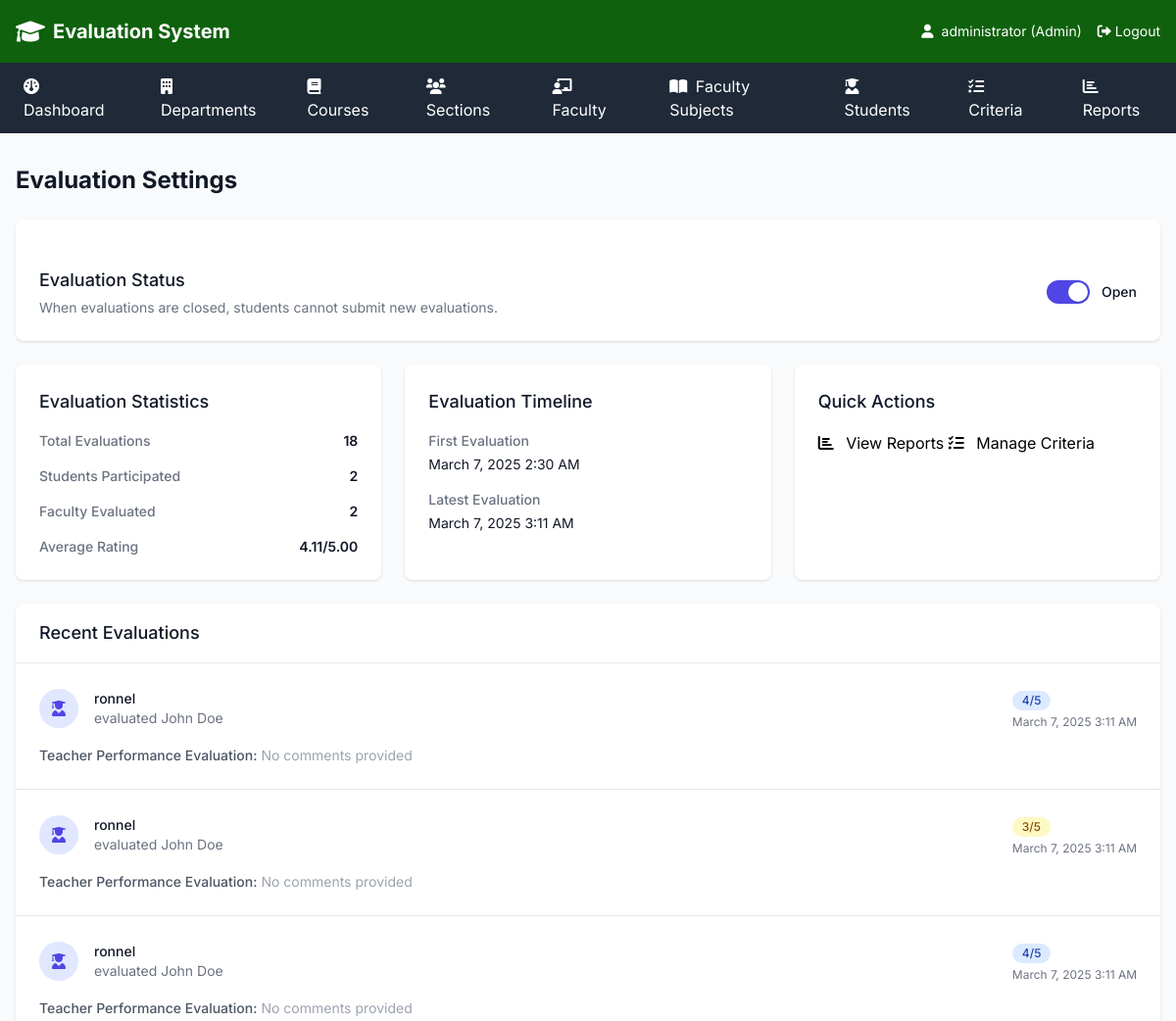
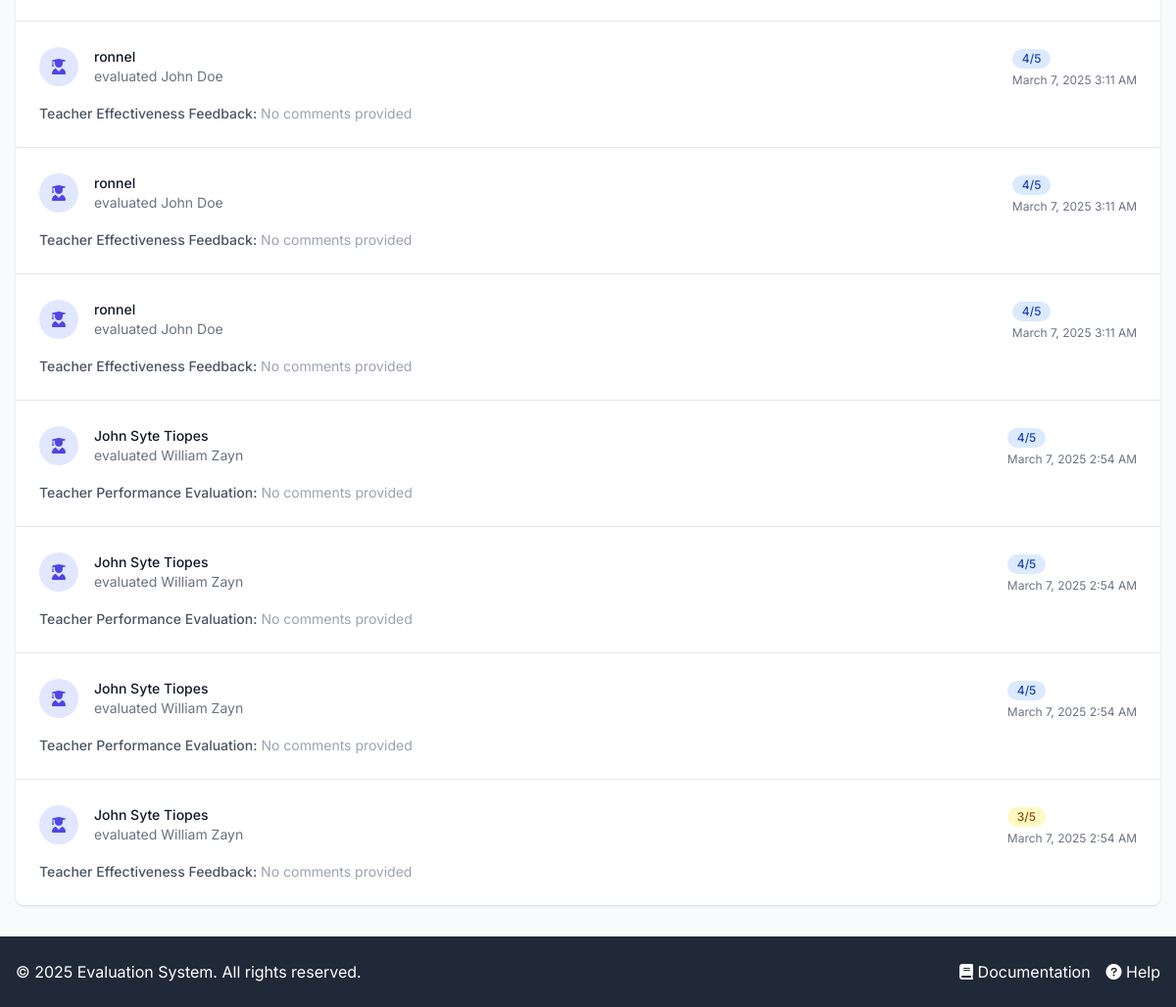
The page /admin/evaluation_settings.php (signed in) on the database its author committed (2 pictures, top to bottom).
### tables this page shows
CREATE TABLE `evaluation_settings` (
  `setting_id` int(11) NOT NULL,
  `is_open` tinyint(1) DEFAULT 1,
  `evaluation_id` int(11) NOT NULL
);

CREATE TABLE `evaluation` (
  `evaluation_id` int(11) NOT NULL,
  `faculty_id` int(11) NOT NULL,
  `student_id` int(11) NOT NULL,
  `criteria_id` int(11) NOT NULL,
  `rating` int(11) DEFAULT NULL CHECK (`rating` between 1 and 5),
  `comments` text DEFAULT NULL,
  `evaluation_date` timestamp NOT NULL DEFAULT current_timestamp()
);

CREATE TABLE `students` (
  `student_id` int(11) NOT NULL,
  `name` varchar(100) NOT NULL,
  `section_id` int(11) NOT NULL,
  `username` varchar(50) NOT NULL,
  `password` varchar(255) NOT NULL
);

CREATE TABLE `faculty` (
  `faculty_id` int(11) NOT NULL,
  `name` varchar(100) NOT NULL,
  `department_id` int(11) NOT NULL,
  `email` varchar(100) NOT NULL
);

CREATE TABLE `criteria` (
  `criteria_id` int(11) NOT NULL,
  `title` varchar(100) NOT NULL,
  `question` text NOT NULL
);

### includes/functions.php (called while the page is built, shortened)
<?php
function is_evaluation_open($conn) {
    $result = $conn->query("SELECT is_open FROM evaluation_settings ORDER BY setting_id DESC LIMIT 1");
    if ($row = $result->fetch_assoc()) {
        return $row['is_open'];
    }
    return true;
}
function format_date($date) {
    return date('F j, Y g:i A', strtotime($date));
}
function get_rating_class($rating) {
    if ($rating >= 4.0) return 'bg-blue-100 text-blue-800';
    if ($rating >= 3.0) return 'bg-yellow-100 text-yellow-800';
    return 'bg-red-100 text-red-800';
}
?>

### admin/evaluation_settings.php (the view, shortened to what this page needs)
<?php
require_once '../includes/header.php';
require_once '../includes/functions.php';
$is_open = is_evaluation_open($conn);
$stats = $conn->query("
    SELECT
        COUNT(DISTINCT student_id) as total_students,
        COUNT(DISTINCT faculty_id) as total_faculty,
        COUNT(*) as total_evaluations,
        MIN(evaluation_date) as first_evaluation,
        MAX(evaluation_date) as last_evaluation,
        AVG(rating) as average_rating
    FROM evaluation
")->fetch_assoc();
$recent_evaluations = $conn->query("
    SELECT e.*, f.name as faculty_name, s.name as student_name, c.title as criteria_title
    FROM evaluation e
    JOIN faculty f ON e.faculty_id = f.faculty_id
    JOIN students s ON e.student_id = s.student_id
    JOIN criteria c ON e.criteria_id = c.criteria_id
    ORDER BY e.evaluation_date DESC
    LIMIT 10
");
?>
<div class="space-y-6">
    <div class="flex justify-between items-center">
        <h1 class="text-2xl font-bold text-gray-900">Evaluation Settings</h1>
    </div>
    <div class="bg-white rounded-lg shadow overflow-hidden">
        <div class="p-6">
            <form method="POST" class="space-y-6">
                <div>
                    <div class="flex items-center justify-between">
                        <div>
                            <h3 class="text-lg font-medium text-gray-900">Evaluation Status</h3>
                            <p class="mt-1 text-sm text-gray-500">
                                When evaluations are closed, students cannot submit new evaluations.
                            </p>
                        </div>
                        <div class="flex items-center">
                            <button type="submit"
                                class="relative inline-flex flex-shrink-0 h-6 w-11 border-2 border-transparent rounded-full cursor-pointer transition-colors ease-in-out duration-200 focus:outline-none focus:ring-2 focus:ring-offset-2 focus:ring-indigo-500 <?php echo $is_open ? 'bg-indigo-600' : 'bg-gray-200'; ?>">
                                <span aria-hidden="true"
                                    class="pointer-events-none inline-block h-5 w-5 rounded-full bg-white shadow transform ring-0 transition ease-in-out duration-200 <?php echo $is_open ? 'translate-x-5' : 'translate-x-0'; ?>">
                                </span>
                            </button>
                            <span class="ml-3 text-sm font-medium text-gray-900">
                                <?php echo $is_open ? 'Open' : 'Closed'; ?>
                            </span>
                        </div>
                    </div>
                </div>
            </form>
        </div>
    </div>
    <div class="grid grid-cols-1 md:grid-cols-3 gap-6">
        <div class="bg-white rounded-lg shadow overflow-hidden">
            <div class="p-6">
                <h3 class="text-lg font-medium text-gray-900">Evaluation Statistics</h3>
                <dl class="mt-4 space-y-4">
                    <div class="flex justify-between">
                        <dt class="text-sm font-medium text-gray-500">Total Evaluations</dt>
                        <dd class="text-sm font-semibold text-gray-900">
                            <?php echo number_format($stats['total_evaluations']); ?>
                        </dd>
                    </div>
                    <div class="flex justify-between">
                        <dt class="text-sm font-medium text-gray-500">Students Participated</dt>
                        <dd class="text-sm font-semibold text-gray-900">
                            <?php echo number_format($stats['total_students']); ?>
                        </dd>
                    </div>
                    <div class="flex justify-between">
                        <dt class="text-sm font-medium text-gray-500">Faculty Evaluated</dt>
                        <dd class="text-sm font-semibold text-gray-900">
                            <?php echo number_format($stats['total_faculty']); ?>
                        </dd>
                    </div>
                    <div class="flex justify-between">
                        <dt class="text-sm font-medium text-gray-500">Average Rating</dt>
                        <dd class="text-sm font-semibold text-gray-900">
                            <?php echo $stats['average_rating'] !== null ? number_format($stats['average_rating'], 2) : 'N/A'; ?>/5.00
                        </dd>
                    </div>
                </dl>
            </div>
        </div>
        <div class="bg-white rounded-lg shadow overflow-hidden">
            <div class="p-6">
                <h3 class="text-lg font-medium text-gray-900">Evaluation Timeline</h3>
                <dl class="mt-4 space-y-4">
                    <?php if ($stats['first_evaluation']): ?>
                        <div>
                            <dt class="text-sm font-medium text-gray-500">First Evaluation</dt>
                            <dd class="mt-1 text-sm text-gray-900">
                                <?php echo format_date($stats['first_evaluation']); ?>
                            </dd>
                        </div>
                        <div>
                            <dt class="text-sm font-medium text-gray-500">Latest Evaluation</dt>
                            <dd class="mt-1 text-sm text-gray-900">
                                <?php echo format_date($stats['last_evaluation']); ?>
                            </dd>
                        </div>
                    <?php else: ?>
                        <p class="text-sm text-gray-500">No evaluations submitted yet</p>
                    <?php endif; ?>
                </dl>
            </div>
        </div>
        <div class="bg-white rounded-lg shadow overflow-hidden">
            <div class="p-6">
                <h3 class="text-lg font-medium text-gray-900">Quick Actions</h3>
                <div class="mt-4 space-y-4">
                    <a href="reports.php" class="btn-secondary w-full justify-center">
                        <i class="fas fa-chart-bar mr-2"></i> View Reports
                    </a>
                    <a href="criteria.php" class="btn-secondary w-full justify-center">
                        <i class="fas fa-list-check mr-2"></i> Manage Criteria
                    </a>
                </div>
            </div>
        </div>
    </div>
    <div class="bg-white rounded-lg shadow overflow-hidden">
        <div class="px-6 py-4 border-b border-gray-200">
            <h3 class="text-lg font-medium text-gray-900">Recent Evaluations</h3>
        </div>
        <div class="divide-y divide-gray-200">
            <?php if ($recent_evaluations->num_rows > 0): ?>
                <?php while ($eval = $recent_evaluations->fetch_assoc()): ?>
                    <div class="p-6">
                        <div class="flex items-center justify-between">
                            <div class="flex items-center">
                                <div class="flex-shrink-0">
                                    <div class="h-10 w-10 rounded-full bg-indigo-100 flex items-center justify-center">
                                        <i class="fas fa-user-graduate text-indigo-600"></i>
                                    </div>
                                </div>
                                <div class="ml-4">
                                    <h4 class="text-sm font-medium text-gray-900">
                                        <?php echo htmlspecialchars($eval['student_name']); ?>
                                    </h4>
                                    <p class="text-sm text-gray-500">
                                        evaluated <?php echo htmlspecialchars($eval['faculty_name']); ?>
                                    </p>
                                </div>
                            </div>
                            <div class="ml-4 flex-shrink-0">
                                <span class="inline-flex items-center px-2.5 py-0.5 rounded-full text-xs font-medium <?php echo get_rating_class($eval['rating']); ?>">
                                    <?php echo $eval['rating']; ?>/5
                                </span>
                                <div class="mt-1 text-xs text-gray-500">
                                    <?php echo format_date($eval['evaluation_date']); ?>
                                </div>
                            </div>
                        </div>
                        <div class="mt-4">
                            <p class="text-sm text-gray-600">
                                <span class="font-medium"><?php echo htmlspecialchars($eval['criteria_title']); ?>:</span>
                                <?php if (!empty($eval['comments'])): ?>
                                    "<?php echo htmlspecialchars($eval['comments']); ?>"
                                <?php else: ?>
                                    <span class="text-gray-400">No comments provided</span>
                                <?php endif; ?>
                            </p>
                        </div>
                    </div>
                <?php endwhile; ?>
            <?php else: ?>
                <div class="p-6 text-center text-gray-500">
                    No evaluations submitted yet
                </div>
            <?php endif; ?>
        </div>
    </div>
</div>
<?php require_once '../includes/footer.php'; ?>

### includes/header.php (style rules this page uses)
body { font-family: 'Inter', sans-serif; }

### admin/evaluation_settings.php (style rules this page uses)
.btn-secondary { @apply inline-flex justify-center py-2 px-4 border border-gray-300 shadow-sm text-sm font-medium rounded-md text-gray-700 bg-white hover:bg-gray-50 focus:outline-none focus:ring-2 focus:ring-offset-2 focus:ring-indigo-500; }

### rows shown on the page
evaluation: student.name "ronnel", faculty.name "John Doe", rating "4", evaluation_date "March 7, 2025 3:11 AM", criteria.title "Teacher Performance Evaluation", comments "No comments provided"
evaluation: student.name "ronnel", faculty.name "John Doe", rating "3", evaluation_date "March 7, 2025 3:11 AM", criteria.title "Teacher Performance Evaluation", comments "No comments provided"
evaluation: student.name "ronnel", faculty.name "John Doe", rating "4", evaluation_date "March 7, 2025 3:11 AM", criteria.title "Teacher Performance Evaluation", comments "No comments provided"
evaluation: student.name "ronnel", faculty.name "John Doe", rating "4", evaluation_date "March 7, 2025 3:11 AM", criteria.title "Teacher Effectiveness Feedback", comments "No comments provided"
evaluation: student.name "ronnel", faculty.name "John Doe", rating "4", evaluation_date "March 7, 2025 3:11 AM", criteria.title "Teacher Effectiveness Feedback", comments "No comments provided"
evaluation: student.name "ronnel", faculty.name "John Doe", rating "4", evaluation_date "March 7, 2025 3:11 AM", criteria.title "Teacher Effectiveness Feedback", comments "No comments provided"
evaluation: student.name "John Syte Tiopes", faculty.name "William Zayn", rating "4", evaluation_date "March 7, 2025 2:54 AM", criteria.title "Teacher Performance Evaluation", comments "No comments provided"
evaluation: student.name "John Syte Tiopes", faculty.name "William Zayn", rating "4", evaluation_date "March 7, 2025 2:54 AM", criteria.title "Teacher Performance Evaluation", comments "No comments provided"
evaluation: student.name "John Syte Tiopes", faculty.name "William Zayn", rating "4", evaluation_date "March 7, 2025 2:54 AM", criteria.title "Teacher Performance Evaluation", comments "No comments provided"
evaluation: student.name "John Syte Tiopes", faculty.name "William Zayn", rating "3", evaluation_date "March 7, 2025 2:54 AM", criteria.title "Teacher Effectiveness Feedback", comments "No comments provided"

### other values the page prints
$_SESSION['username'] "administrator"
$_SESSION['user_type'] "Admin"
$stats['total_evaluations'] "18"
$stats['total_students'] "2"
$stats['total_faculty'] "2"
$stats['average_rating'] "4.11"
format_date($stats['first_evaluation']) "March 7, 2025 2:30 AM"
format_date($stats['last_evaluation']) "March 7, 2025 3:11 AM"
